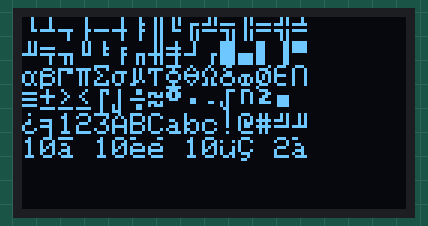
Simulated run of this sketch. Board: Arduino Uno, built with avr-gcc and run on an emulated ATmega328P. Shown: 128×64 one-colour display.

Above: at 2.1 s.

The sketch:

ssd1306_ru.ino
```cpp
#include <Wire.h>
#include <Adafruit_GFX.h>
#include <Adafruit_SSD1306.h>
#include <Fonts/FreeSerif9pt7b.h>

#define SCREEN_WIDTH 128 // OLED display width, in pixels
#define SCREEN_HEIGHT 64 // OLED display height, in pixels

//#define SCREEN_WIDTH 128 // OLED display width, in pixels
//#define SCREEN_HEIGHT 64 // OLED display height, in pixels

// Comment out above, uncomment this block to use hardware SPI
/*#define OLED_DC     6
#define OLED_CS     7
#define OLED_RESET  8

Adafruit_SSD1306 display(SCREEN_WIDTH, SCREEN_HEIGHT,
  &SPI, OLED_DC, OLED_RESET, OLED_CS);*/

#define OLED_MOSI  8
#define OLED_CLK   9
#define OLED_DC    10
#define OLED_CS    11
#define OLED_RESET 12

Adafruit_SSD1306 display(SCREEN_WIDTH, SCREEN_HEIGHT,
  OLED_MOSI, OLED_CLK, OLED_DC, OLED_RESET, OLED_CS);

void setup() {
  Serial.begin(9600);
  if(!display.begin(SSD1306_SWITCHCAPVCC)) {
    Serial.println(F("SSD1306 allocation failed"));
    for(;;); // Don't proceed, loop forever
  }
  delay(2000);
  display.cp437(true);
  display.clearDisplay();
  display.setTextSize(1);
  display.setTextColor(WHITE);
  display.setCursor(0,0);
  display.println(utf8rus("АБВГДЕЖЗИЙКЛМНОП"));
  display.println(utf8rus("РСТУФХЦЧШЩЪЫЬЭЮЯ"));
  display.println(utf8rus("абвгдежзийклмноп"));
  display.println(utf8rus("рстуфхцчшщъыьэюя"));
  display.println(utf8rus("Ёё123ABCabc!@#\xBC\xBD"));
  display.println(utf8rus("10\x83 10\x8A\x82 10\x81\x80 2\x85"));
  display.display();
  delay(2000);
}
void loop() {
}
/* Функция перекодировки русских букв из UTF-8 в Win-1251 */
String utf8rus(String source)
{
  int i,k;
  String target;
  unsigned char n;
  char m[2] = { '0', '\0' };
  k = source.length(); i = 0;
  while (i < k) {
    n = source[i]; i++;
    if (n >= 0xC0) {
      switch (n) {
        case 0xD0: {
          n = source[i]; i++;
          if (n == 0x81) { n = 0xA8; break; }
          if (n >= 0x90 && n <= 0xBF) n = n + 0x30;
          break;
        }
        case 0xD1: {
          n = source[i]; i++;
          if (n == 0x91) { n = 0xB8; break; }
          if (n >= 0x80 && n <= 0x8F) n = n + 0x70;
          break;
        }
      }
    }
    m[0] = n; target = target + String(m);
  }
return target;
}
```
